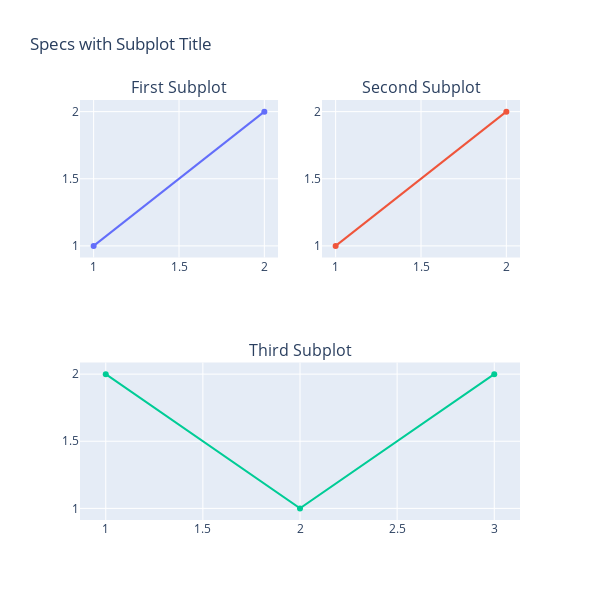

This figure's notebook cell:
### Markdown cell above
5. 분할 공간 병합하기

```py
make_subplots(rows=2, cols=2, specs=[[{}, {}], [{"colspan": 2}, None]])
```

### Code cell
fig = make_subplots(rows=2, cols=2, specs=[[{}, {}], [{"colspan": 2}, None]], subplot_titles=("First Subplot","Second Subplot", "Third Subplot"))

fig.add_trace(go.Scatter(x=[1, 2], y=[1, 2]), row=1, col=1)
fig.add_trace(go.Scatter(x=[1, 2], y=[1, 2]), row=1, col=2)
fig.add_trace(go.Scatter(x=[1, 2, 3], y=[2, 1, 2]), row=2, col=1)

fig.update_layout(showlegend=False, title_text="Specs with Subplot Title", width=600, height=600)

fig.show()

### Figure 1 — Plotly figure (JSON) as saved in the notebook; plotly's stock layout.template omitted (floating-point values rounded to 4 significant figures)
{"data": [{"type": "scatter", "x": [1, 2], "xaxis": "x", "y": [1, 2], "yaxis": "y"}, {"type": "scatter", "x": [1, 2], "xaxis": "x2", "y": [1, 2], "yaxis": "y2"}, {"type": "scatter", "x": [1, 2, 3], "xaxis": "x3", "y": [2, 1, 2], "yaxis": "y3"}], "layout": {"annotations": [{"font": {"size": 16}, "showarrow": false, "text": "First Subplot", "x": 0.225, "xanchor": "center", "xref": "paper", "y": 1, "yanchor": "bottom", "yref": "paper"}, {"font": {"size": 16}, "showarrow": false, "text": "Second Subplot", "x": 0.775, "xanchor": "center", "xref": "paper", "y": 1, "yanchor": "bottom", "yref": "paper"}, {"font": {"size": 16}, "showarrow": false, "text": "Third Subplot", "x": 0.5, "xanchor": "center", "xref": "paper", "y": 0.375, "yanchor": "bottom", "yref": "paper"}], "height": 600, "showlegend": false, "title": {"text": "Specs with Subplot Title"}, "width": 600, "xaxis": {"anchor": "y", "domain": [0, 0.45]}, "xaxis2": {"anchor": "y2", "domain": [0.55, 1]}, "xaxis3": {"anchor": "y3", "domain": [0, 1]}, "yaxis": {"anchor": "x", "domain": [0.625, 1]}, "yaxis2": {"anchor": "x2", "domain": [0.625, 1]}, "yaxis3": {"anchor": "x3", "domain": [0, 0.375]}}}
